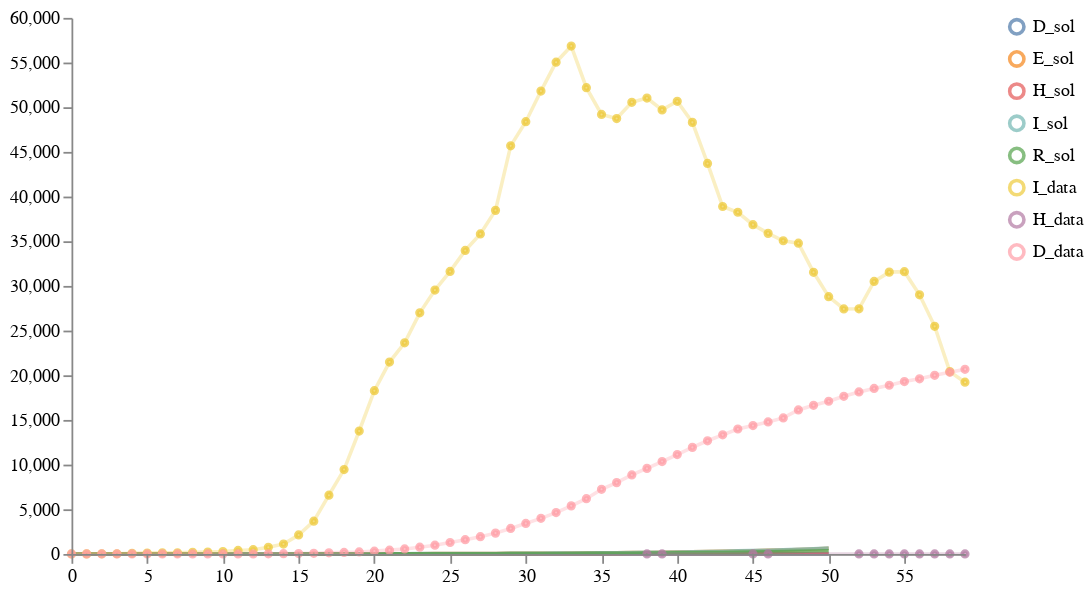

The notebook cell saved with this chart:
### Code cell
num_samples = 2

prior_samples = load_and_sample_petri_model(model_location, num_samples, timepoints=timepoints, method="euler",
                                            visual_options={"title": "Prior Samples", "subset":".*_sol"}, 
                                            time_unit="days")

# Plot results
schema = plots.trajectories(pd.DataFrame(prior_samples["data"].drop(columns='S_sol')), subset=".*_sol",
                            points=test_data.reset_index(drop=True).rename(columns={"I":"I_data", "H":"H_data", "D":"D_data"}),
                           )
schema = plots.pad(schema, 5)
plots.ipy_display(schema)

### Figure 1 — Vega specification as saved in the notebook (floating-point values rounded to 4 significant figures; data arrays with more than 128 entries replaced by an {"elided": "..."} marker saying what was removed)
{"$schema": "https://vega.github.io/schema/vega/v5.json", "axes": [{"name": "x_axis", "orient": "bottom", "scale": "xscale", "zindex": 100}, {"name": "y_axis", "orient": "left", "scale": "yscale", "zindex": 100}], "data": [{"name": "distributions", "values": {"elided": "255 records"}}, {"name": "traces", "transform": [{"expr": "isValid(datum.value)", "type": "filter"}], "values": []}, {"name": "points", "values": {"elided": "132 records"}}, {"name": "markers", "values": []}, {"name": "selected", "on": [{"remove": true, "trigger": "clear"}, {"remove": true, "trigger": "!shift"}, {"insert": "clicked", "trigger": "!shift && clicked"}, {"toggle": "clicked", "trigger": "shift && clicked"}]}], "height": 300, "legends": [{"encode": {"labels": {"interactive": true, "name": "legendLabel", "update": {"opacity": [{"test": "!length(data('selected')) || indata('selected', 'value', datum.value)", "value": 1}, {"value": 0.25}]}}, "symbols": {"interactive": true, "name": "legendSymbol", "update": {"fill": {"value": "transparent"}, "opacity": [{"test": "!length(data('selected')) || indata('selected', 'value', datum.value)", "value": 0.7}, {"value": 0.15}], "size": {"value": 64}, "strokeWidth": {"value": 2}}}}, "name": "color_legend", "stroke": "color"}], "marks": [{"from": {"facet": {"data": "points", "groupby": "trajectory", "name": "points_split"}}, "marks": [{"encode": {"hover": {"fillOpacity": {"value": 0.9}}, "update": {"fill": {"field": "trajectory", "scale": "color"}, "fillOpacity": [{"test": "!length(data('selected')) || indata('selected', 'value', datum.trajectory)", "value": 0.5}, {"value": 0.15}], "size": {"value": 10}, "stroke": {"field": "trajectory", "scale": "color"}, "strokeOpacity": [{"test": "!length(data('selected')) || indata('selected', 'value', datum.trajectory)", "value": 0.75}, {"value": 0.15}], "strokeWidth": {"value": 2}, "tooltip": {"field": "value"}, "x": {"field": "timepoint", "scale": "xscale"}, "y": {"field": "value", "scale": "yscale"}}}, "from": {"data": "points_split"}, "name": "_points_symbol", "type": "symbol", "zindex": 3}, {"encode": {"hover": {"fillOpacity": {"value": 0.9}}, "update": {"interpolate": {"value": "linear"}, "stroke": {"field": "trajectory", "scale": "color"}, "strokeOpacity": [{"test": "!length(data('selected')) || indata('selected', 'value', datum.trajectory)", "value": 0.3}, {"value": 0.1}], "strokeWidth": {"value": 2}, "x": {"field": "timepoint", "scale": "xscale"}, "y": {"field": "value", "scale": "yscale"}}}, "from": {"data": "points_split"}, "name": "_points_line", "type": "line", "zindex": 3}], "name": "_points", "type": "group", "zindex": 3}, {"from": {"facet": {"data": "traces", "groupby": "trajectory", "name": "traces_split"}}, "marks": [{"encode": {"hover": {"fillOpacity": {"value": 0.9}}, "update": {"interpolate": {"value": "linear"}, "stroke": {"field": "trajectory", "scale": "color"}, "strokeOpacity": [{"test": "!length(data('selected')) || indata('selected', 'value', datum.trajectory)", "value": 0.75}, {"value": 0.15}], "strokeWidth": {"value": 2}, "x": {"field": "timepoint", "scale": "xscale"}, "y": {"field": "value", "scale": "yscale"}}}, "from": {"data": "traces_split"}, "name": "_traces_lines", "type": "line"}], "name": "_traces", "type": "group", "zindex": 2}, {"from": {"facet": {"data": "distributions", "groupby": "trajectory", "name": "trajectory_split"}}, "marks": [{"encode": {"hover": {"fillOpacity": {"value": 0.9}}, "update": {"fill": {"field": "trajectory", "scale": "color"}, "fillOpacity": [{"test": "!length(data('selected')) || indata('selected', 'value', datum.trajectory)", "value": 0.5}, {"value": 0.15}], "interpolate": {"value": "linear"}, "stroke": {"field": "trajectory", "scale": "color"}, "strokeOpacity": [{"test": "!length(data('selected')) || indata('selected', 'value', datum.trajectory)", "value": 0.75}, {"value": 0.15}], "strokeWidth": {"value": 2}, "x": {"field": "timepoint", "scale": "xscale"}, "y": {"field": "upper", "scale": "yscale"}, "y2": {"field": "lower", "scale": "yscale"}}}, "from": {"data": "trajectory_split"}, "type": "area"}], "name": "_distributions", "type": "group", "zindex": 1}, {"marks": [{"encode": {"enter": {"stroke": {"value": "lightgray"}}, "update": {"opacity": {"value": 1}, "x": {"field": "timepoint", "scale": "xscale"}, "y": {"signal": "height"}, "y2": {"value": 0}}}, "from": {"data": "markers"}, "name": "_marker text", "type": "rule"}, {"encode": {"enter": {"fontSize": {"value": 8}, "text": {"field": "datum.label"}, "y": {"value": 0}}}, "from": {"data": "_marker text"}, "name": "_marker flags", "transform": [{"as": ["x", "_y", "opacity", "align", "baseline"], "lineAnchor": "start", "offset": [1], "size": {"signal": "[width, height]"}, "type": "label"}], "type": "text"}], "name": "_markers", "type": "group"}], "padding": 5, "scales": [{"domain": {"fields": [{"data": "distributions", "field": "timepoint"}, {"data": "traces", "field": "timepoint"}, {"data": "points", "field": "timepoint"}, {"data": "markers", "field": "timepoint"}]}, "name": "xscale", "range": "width", "type": "linear", "zero": false}, {"domain": {"fields": [{"data": "distributions", "field": "lower"}, {"data": "distributions", "field": "upper"}, {"data": "traces", "field": "value"}, {"data": "points", "field": "value"}]}, "name": "yscale", "nice": true, "range": "height", "type": "linear", "zero": true}, {"domain": {"fields": [{"data": "distributions", "field": "trajectory"}, {"data": "traces", "field": "trajectory"}, {"data": "points", "field": "trajectory"}]}, "name": "color", "range": "category", "type": "ordinal"}], "signals": [{"name": "clear", "on": [{"events": "mouseup[!event.item]", "force": true, "update": "true"}], "value": true}, {"name": "shift", "on": [{"events": "@legendSymbol:click, @legendLabel:click", "force": true, "update": "event.shiftKey"}], "value": false}, {"name": "clicked", "on": [{"events": "@legendSymbol:click, @legendLabel:click", "force": true, "update": "{value: datum.value}"}], "value": null}], "width": 500}
